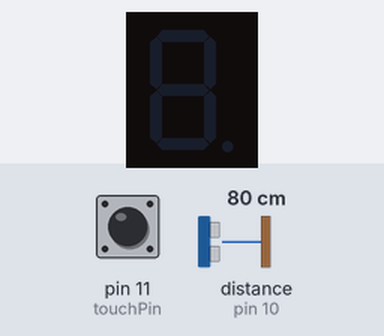
Recording of a sketch running on a simulated Arduino Uno, built with avr-gcc and run on an emulated ATmega328P. Parts: 1-digit seven-segment display. Wiring (inferred from the names in the program): ultrasonic range finder: trigger pin 9; echo pin 10; 1-digit 7-segment display, segments lit when HIGH: segments pin 2, pin 3, pin 4, pin 5, pin 6, pin 7, pin 8. Inputs (shaded band) come from the test bench; at power-on: distance to the obstacle (sensor on pin 10) 80 cm, pin 11 (touchPin) LOW. The echo pulse lasts 58.3 µs per cm; the segment pins are drawn as the display they are named for.

Above: at 1.2 s.
1.3 s: distance to the obstacle (sensor on pin 10) set to 23 cm
2.8 s: distance to the obstacle (sensor on pin 10) set to 18 cm
At 3.9 s:
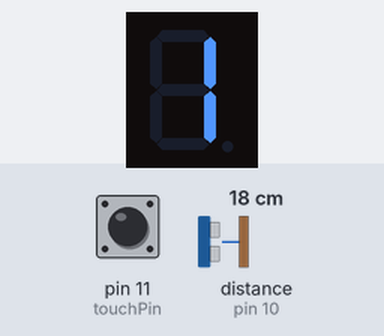
4.3 s: pin 11 (touchPin) pulled HIGH for 0.15 s
At 5.5 s:
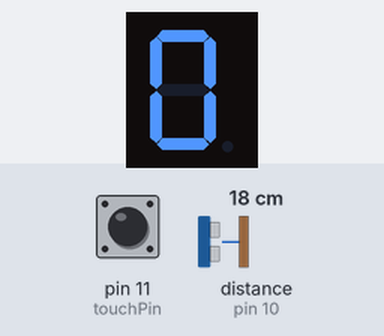
Timing chart, 0 to 7.3 s (numbered marks = the images above; inputs shaded):
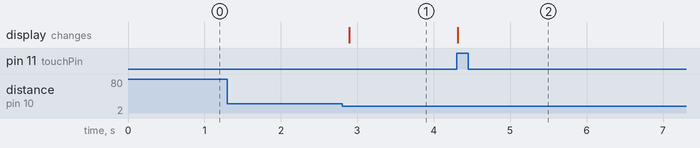

Measured:
- after the input at 1.3 s, every drawn part: stays the same
- after the input at 2.8 s, the display: changes after 0.10 s (image 1)
- after the input at 4.3 s, the display: changes at once (image 2)

The sketch:

smart_dist2.ino
```cpp
// Define pin numbers
const int trigPin = 9;
const int echoPin = 10;
const int touchPin = 11;

// Define 7-segment display pins
const int segmentA = 2;
const int segmentB = 3;
const int segmentC = 4;
const int segmentD = 5;
const int segmentE = 6;
const int segmentF = 7;
const int segmentG = 8;

// Distance threshold in cm
const int distanceThreshold = 20;

// Variables
int counter = 0;
long previousDistance = 0;

void setup() {
    Serial.begin(9600);

    // Set up pins for the ultrasonic sensor
    pinMode(trigPin, OUTPUT);
    pinMode(echoPin, INPUT);

    // Set up pins for the touch sensor
    pinMode(touchPin, INPUT);

    // Set up pins for the 7-segment display
    pinMode(segmentA, OUTPUT);
    pinMode(segmentB, OUTPUT);
    pinMode(segmentC, OUTPUT);
    pinMode(segmentD, OUTPUT);
    pinMode(segmentE, OUTPUT);
    pinMode(segmentF, OUTPUT);
    pinMode(segmentG, OUTPUT);
}

void loop() {
    long distance = getDistance();

    // Check if the distance is below the threshold and the previous distance was above it
    if (distance < distanceThreshold && previousDistance >= distanceThreshold) {
        counter++;
        displayNumber(counter);
        delay(500); // debounce delay
    }

    previousDistance = distance;

    // Check if the touch sensor is activated
    if (digitalRead(touchPin) == HIGH) {
        counter = 0; // Reset the counter
        displayNumber(counter);
        delay(500); // debounce delay
    }

    delay(100); // Adjust as needed for responsiveness
}

long getDistance() {
    // Clear the trigPin
    digitalWrite(trigPin, LOW);
    delayMicroseconds(2);

    // Set the trigPin HIGH for 10 microseconds
    digitalWrite(trigPin, HIGH);
    delayMicroseconds(10);
    digitalWrite(trigPin, LOW);

    // Read the echoPin
    long duration = pulseIn(echoPin, HIGH);

    // Calculate distance (in cm)
    return duration * 0.034 / 2;
}

void displayNumber(int num) {
    // Turn off all segments
    digitalWrite(segmentA, LOW);
    digitalWrite(segmentB, LOW);
    digitalWrite(segmentC, LOW);
    digitalWrite(segmentD, LOW);
    digitalWrite(segmentE, LOW);
    digitalWrite(segmentF, LOW);
    digitalWrite(segmentG, LOW);

    // Handle numbers from 0 to 9
    switch(num) {
        case 0:
            digitalWrite(segmentA, HIGH);
            digitalWrite(segmentB, HIGH);
            digitalWrite(segmentC, HIGH);
            digitalWrite(segmentD, HIGH);
            digitalWrite(segmentE, HIGH);
            digitalWrite(segmentF, HIGH);
            break;
        case 1:
            digitalWrite(segmentB, HIGH);
            digitalWrite(segmentC, HIGH);
            break;
        case 2:
            digitalWrite(segmentA, HIGH);
            digitalWrite(segmentB, HIGH);
            digitalWrite(segmentD, HIGH);
            digitalWrite(segmentE, HIGH);
            digitalWrite(segmentG, HIGH);
            break;
        case 3:
            digitalWrite(segmentA, HIGH);
            digitalWrite(segmentB, HIGH);
            digitalWrite(segmentC, HIGH);
            digitalWrite(segmentD, HIGH);
            digitalWrite(segmentG, HIGH);
            break;
        case 4:
            digitalWrite(segmentB, HIGH);
            digitalWrite(segmentC, HIGH);
            digitalWrite(segmentF, HIGH);
            digitalWrite(segmentG, HIGH);
            break;
        case 5:
            digitalWrite(segmentA, HIGH);
            digitalWrite(segmentC, HIGH);
            digitalWrite(segmentD, HIGH);
            digitalWrite(segmentF, HIGH);
            digitalWrite(segmentG, HIGH);
            break;
        case 6:
            digitalWrite(segmentA, HIGH);
            digitalWrite(segmentC, HIGH);
            digitalWrite(segmentD, HIGH);
            digitalWrite(segmentE, HIGH);
            digitalWrite(segmentF, HIGH);
            digitalWrite(segmentG, HIGH);
            break;
        case 7:
            digitalWrite(segmentA, HIGH);
            digitalWrite(segmentB, HIGH);
            digitalWrite(segmentC, HIGH);
            break;
        case 8:
            digitalWrite(segmentA, HIGH);
            digitalWrite(segmentB, HIGH);
            digitalWrite(segmentC, HIGH);
            digitalWrite(segmentD, HIGH);
            digitalWrite(segmentE, HIGH);
            digitalWrite(segmentF, HIGH);
            digitalWrite(segmentG, HIGH);
            break;
        case 9:
            digitalWrite(segmentA, HIGH);
            digitalWrite(segmentB, HIGH);
            digitalWrite(segmentC, HIGH);
            digitalWrite(segmentD, HIGH);
            digitalWrite(segmentF, HIGH);
            digitalWrite(segmentG, HIGH);
            break;
    }
}
```
